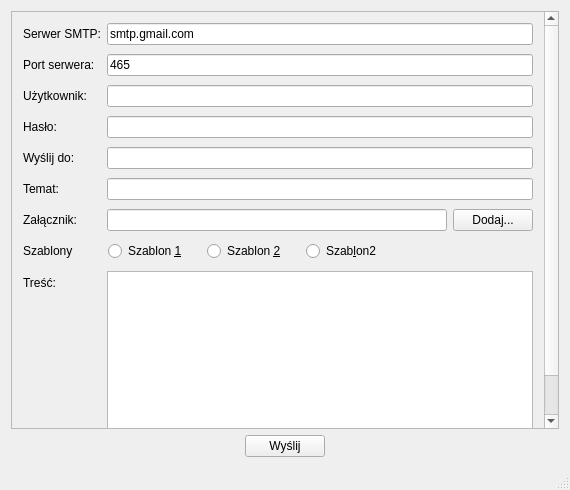
<?xml version="1.0" encoding="UTF-8"?>
<ui version="4.0">
 <class>EmailWindow</class>
 <widget class="QMainWindow" name="EmailWindow">
  <property name="geometry">
   <rect>
    <x>0</x>
    <y>0</y>
    <width>570</width>
    <height>490</height>
   </rect>
  </property>
  <property name="windowTitle">
   <string>SMTP Example</string>
  </property>
  <widget class="QWidget" name="centralWidget">
   <layout class="QVBoxLayout" name="verticalLayout">
    <item>
     <widget class="QScrollArea" name="scrollArea">
      <property name="widgetResizable">
       <bool>true</bool>
      </property>
      <widget class="QWidget" name="scrollAreaWidgetContents">
       <property name="geometry">
        <rect>
         <x>0</x>
         <y>0</y>
         <width>538</width>
         <height>524</height>
        </rect>
       </property>
       <layout class="QVBoxLayout" name="verticalLayout_2">
        <item>
         <layout class="QFormLayout" name="formLayout">
          <property name="fieldGrowthPolicy">
           <enum>QFormLayout::ExpandingFieldsGrow</enum>
          </property>
          <property name="rowWrapPolicy">
           <enum>QFormLayout::WrapLongRows</enum>
          </property>
          <property name="verticalSpacing">
           <number>9</number>
          </property>
          <item row="0" column="0">
           <widget class="QLabel" name="label">
            <property name="text">
             <string>Serwer SMTP:</string>
            </property>
           </widget>
          </item>
          <item row="0" column="1">
           <widget class="QLineEdit" name="server">
            <property name="text">
             <string>smtp.gmail.com</string>
            </property>
           </widget>
          </item>
          <item row="1" column="0">
           <widget class="QLabel" name="label_2">
            <property name="text">
             <string>Port serwera:</string>
            </property>
           </widget>
          </item>
          <item row="1" column="1">
           <widget class="QLineEdit" name="port">
            <property name="text">
             <string>465</string>
            </property>
           </widget>
          </item>
          <item row="2" column="0">
           <widget class="QLabel" name="label_3">
            <property name="text">
             <string>Użytkownik:</string>
            </property>
           </widget>
          </item>
          <item row="2" column="1">
           <widget class="QLineEdit" name="uname"/>
          </item>
          <item row="3" column="0">
           <widget class="QLabel" name="label_4">
            <property name="text">
             <string>Hasło:</string>
            </property>
           </widget>
          </item>
          <item row="3" column="1">
           <widget class="QLineEdit" name="paswd">
            <property name="inputMask">
             <string/>
            </property>
            <property name="echoMode">
             <enum>QLineEdit::Password</enum>
            </property>
           </widget>
          </item>
          <item row="4" column="0">
           <widget class="QLabel" name="label_5">
            <property name="text">
             <string>Wyślij do:</string>
            </property>
           </widget>
          </item>
          <item row="4" column="1">
           <widget class="QLineEdit" name="rcpt"/>
          </item>
          <item row="5" column="0">
           <widget class="QLabel" name="label_6">
            <property name="text">
             <string>Temat:</string>
            </property>
           </widget>
          </item>
          <item row="5" column="1">
           <widget class="QLineEdit" name="subject"/>
          </item>
          <item row="6" column="0">
           <widget class="QLabel" name="label_8">
            <property name="text">
             <string>Załącznik:</string>
            </property>
           </widget>
          </item>
          <item row="6" column="1">
           <layout class="QHBoxLayout" name="horizontalLayout_3">
            <item>
             <widget class="QLineEdit" name="file">
              <property name="readOnly">
               <bool>true</bool>
              </property>
             </widget>
            </item>
            <item>
             <widget class="QPushButton" name="browseBtn">
              <property name="text">
               <string>Dodaj...</string>
              </property>
             </widget>
            </item>
           </layout>
          </item>
          <item row="8" column="0">
           <widget class="QLabel" name="label_7">
            <property name="text">
             <string>Treść:</string>
            </property>
           </widget>
          </item>
          <item row="8" column="1">
           <widget class="QPlainTextEdit" name="msg"/>
          </item>
          <item row="7" column="1">
           <layout class="QHBoxLayout" name="horizontalLayout_2">
            <property name="spacing">
             <number>20</number>
            </property>
            <property name="leftMargin">
             <number>1</number>
            </property>
            <property name="topMargin">
             <number>1</number>
            </property>
            <property name="rightMargin">
             <number>1</number>
            </property>
            <property name="bottomMargin">
             <number>1</number>
            </property>
            <item>
             <widget class="QRadioButton" name="template1">
              <property name="text">
               <string>Szablon &amp;1</string>
              </property>
             </widget>
            </item>
            <item>
             <widget class="QRadioButton" name="template2">
              <property name="text">
               <string>Szablon &amp;2</string>
              </property>
             </widget>
            </item>
            <item>
             <widget class="QRadioButton" name="template3">
              <property name="text">
               <string>Szab&amp;lon2</string>
              </property>
             </widget>
            </item>
           </layout>
          </item>
          <item row="7" column="0">
           <widget class="QLabel" name="label_9">
            <property name="text">
             <string>Szablony</string>
            </property>
           </widget>
          </item>
         </layout>
        </item>
       </layout>
      </widget>
     </widget>
    </item>
    <item>
     <layout class="QHBoxLayout" name="horizontalLayout">
      <item>
       <spacer name="horizontalSpacer">
        <property name="orientation">
         <enum>Qt::Horizontal</enum>
        </property>
        <property name="sizeHint" stdset="0">
         <size>
          <width>40</width>
          <height>20</height>
         </size>
        </property>
       </spacer>
      </item>
      <item>
       <widget class="QPushButton" name="sendBtn">
        <property name="text">
         <string>Wyślij</string>
        </property>
       </widget>
      </item>
      <item>
       <spacer name="horizontalSpacer_2">
        <property name="orientation">
         <enum>Qt::Horizontal</enum>
        </property>
        <property name="sizeHint" stdset="0">
         <size>
          <width>40</width>
          <height>20</height>
         </size>
        </property>
       </spacer>
      </item>
     </layout>
    </item>
   </layout>
  </widget>
  <widget class="QStatusBar" name="statusBar"/>
 </widget>
 <layoutdefault spacing="6" margin="11"/>
 <resources/>
 <connections/>
</ui>
